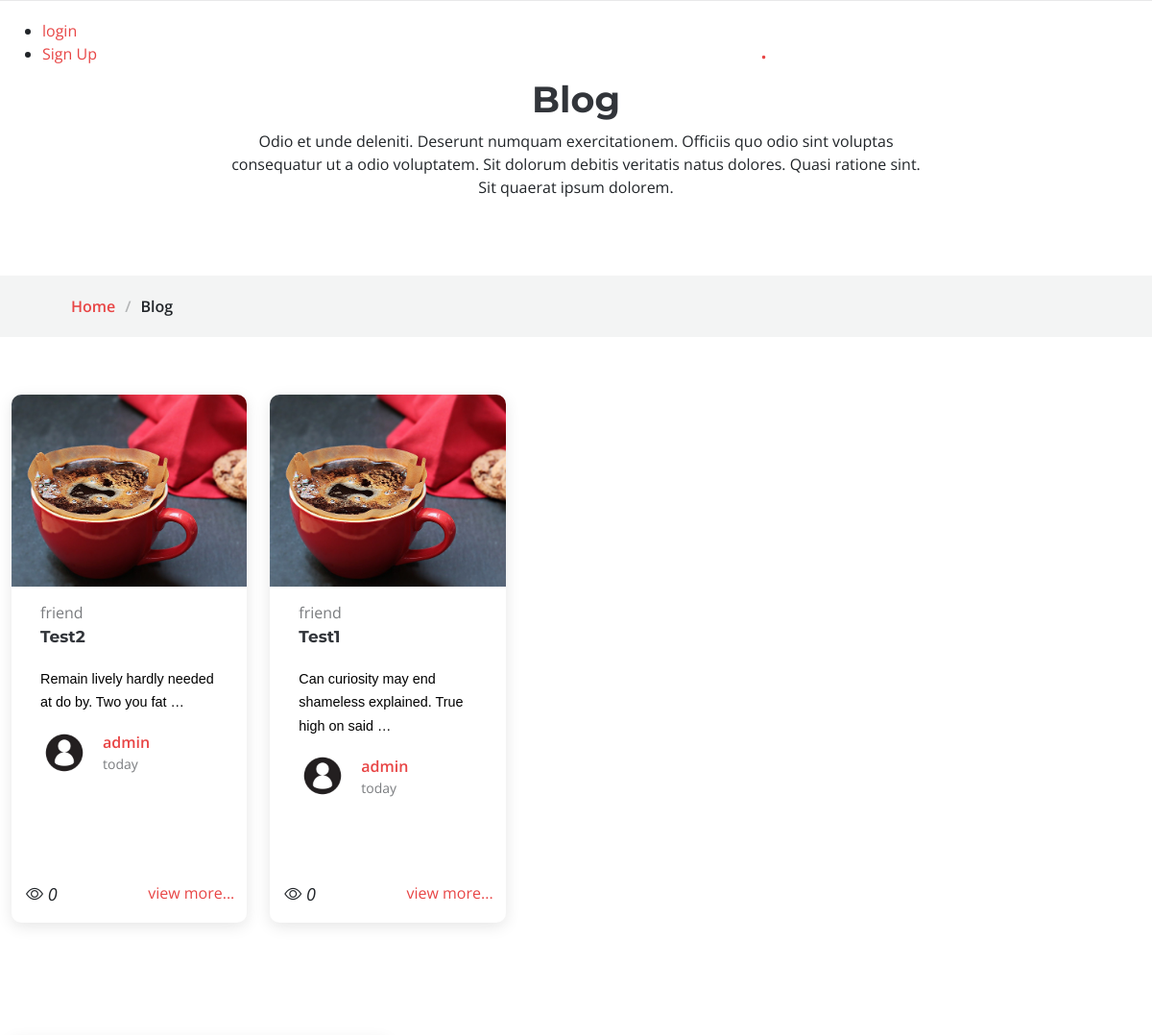
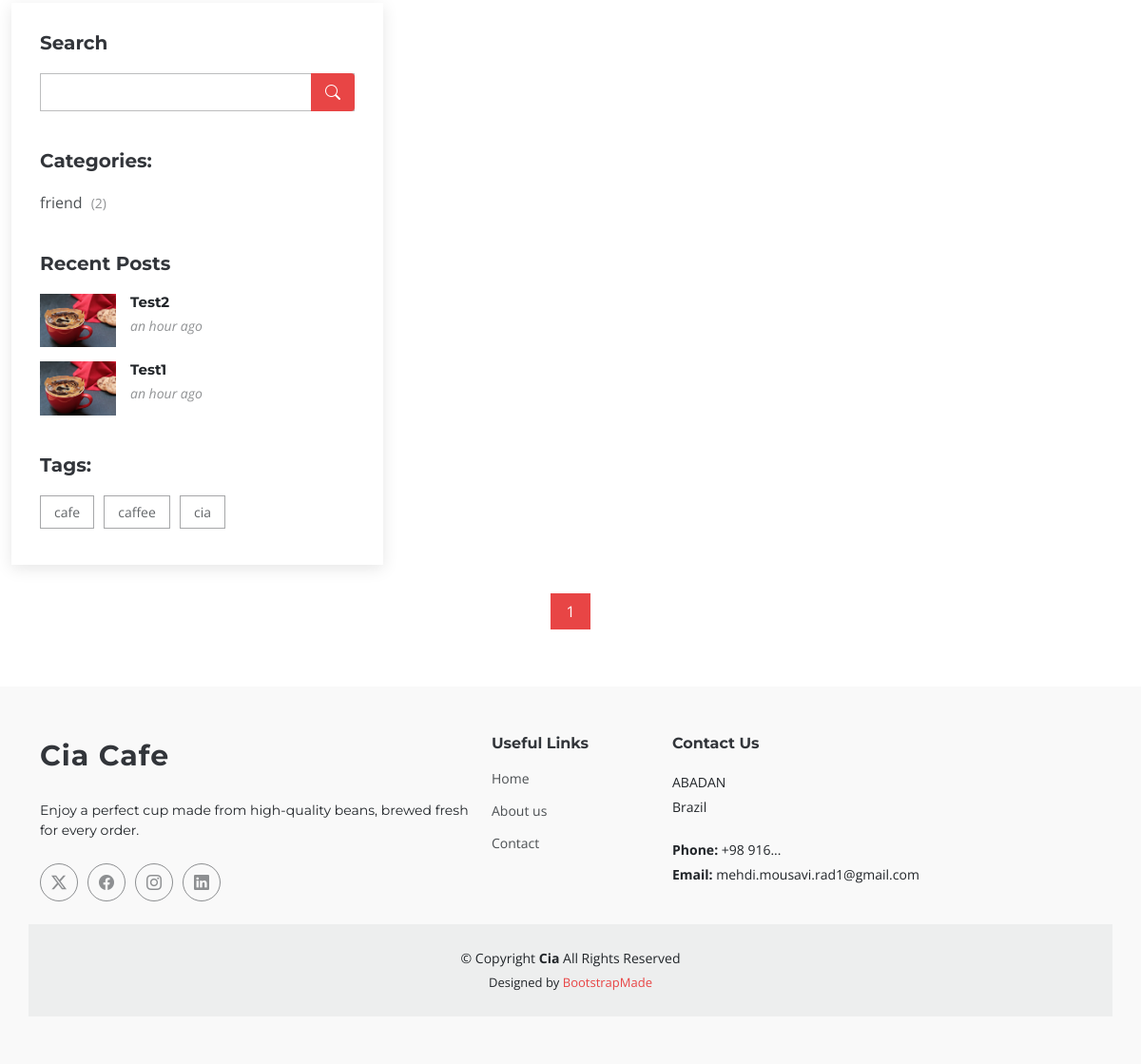
The page /blog/category/friend on the database its author committed (2 pictures, top to bottom).
### blog/models.py (models this page shows, shortened)
class Post(models.Model):
    title = models.CharField(max_length=200)
    content = RichTextField()
    author = models.ForeignKey(User,on_delete=models.SET_NULL, null = True)
    image = models.ImageField(upload_to='blog/',default='blog/blog-img2.png')
    profile = models.ImageField(upload_to='blog/profile/',default='blog/profile/profile.jpg')
    tags = TaggableManager()
    status_type = models.TextChoices("status_type",'published unpublished')
    status = models.CharField(blank=True, choices=status_type.choices, max_length=15)
    category = models.ManyToManyField(Categories)
    login_required = models.BooleanField(default=False)
    counted_views = models.IntegerField(default = 0)
    created_date = models.DateTimeField(auto_now_add=True)
    pub_date = models.DateTimeField(null=True)
    updated_date = models.DateTimeField(auto_now=True)
    class Meta:
        ordering = ['-pub_date']

class Categories(models.Model):
    name = models.CharField(max_length=200)
    def __str__(self):
        return self.name

### blog/views.py (the view)
# urls.py: path('',blog_view,name='main'),
def blog_view(request, **kwargs):
    posts = Post.objects.filter(
        pub_date__lte=timezone.now(),
        status='published'
    ).order_by('-pub_date')
    if kwargs.get('author_user'):
        posts = posts.filter(author__username=kwargs['author_user'])
    if kwargs.get('cat_name'):
        posts = posts.filter(category__name=kwargs['cat_name'])
    if kwargs.get('tag_name'):
        posts = posts.filter(tags__name=kwargs['tag_name'])
    paginator = Paginator(posts, 6)
    page_number = request.GET.get('page')
    try:
        posts = paginator.page(page_number)
    except PageNotAnInteger:
        posts = paginator.page(1)
    except EmptyPage:
        posts = paginator.page(1)
    context = {'posts': posts}
    return render(request, 'blog/blog.html', context)

### blog/templatetags/blog_tags.py (called while the page is built)
@register.inclusion_tag('blog/blog_recent.html')
def blog_latest(args=3):
    posts = Post.objects.filter(
        status='published',
        pub_date__lte=timezone.now()
    ).order_by('-pub_date')[:args]
    return {'posts': posts}

@register.inclusion_tag('blog/blog_tags.html')
def blog_tags():
    tags = Tag.objects.all()
    tag_list = []
    for name in tags:
        tag_list.append(name)
    return {'tags': tag_list}

@register.inclusion_tag('blog/blog_cat.html')
def postcategories():
    posts = Post.objects.filter(status='published')
    categories = Categories.objects.all()
    cat_dict = {}
    for name in categories:
        cat_dict[name] = posts.filter(category=name).count()
    return {'categories': cat_dict}

### templates/blog/blog.html (shortened to what this page needs)
{% extends 'base.html' %}
{% load static %}
{% load humanize %}
{% load blog_tags %}
{% block content %}
  <main class="main">
    <div class="page-title" data-aos="fade">
      <div class="heading">
        <div class="container">
          <div class="row d-flex justify-content-center text-center">
            <div class="col-lg-8">
              <h1>Blog</h1>
              <p class="mb-0">Odio et unde deleniti. Deserunt numquam exercitationem. Officiis quo odio sint voluptas consequatur ut a odio voluptatem. Sit dolorum debitis veritatis natus dolores. Quasi ratione sint. Sit quaerat ipsum dolorem.</p>
            </div>
          </div>
        </div>
      </div>
      <nav class="breadcrumbs">
        <div class="container">
          <ol>
            <li>
              <a href="{% url 'website:index' %}">Home</a>
            </li>
            <li class="current">Blog</li>
          </ol>
        </div>
      </nav>
    </div>
    <div class="row" style="margin-left: 0px;">
      <section id="blog-posts" class="col-lg-8 blog-posts section">
        <div class="container">
          <div class="row gy-4">
            {% for post in posts %}
              <div class="col-lg-4">
                <article>
                  <div class="post-img">
                    <img style="height:200px;max-width:280px;width: expression(this.width > 500 ? 500: true);" src="{{ post.image.url }}" alt="" class="img-fluid" />
                  </div>
                  {% for cat in post.category.all %}
                    <a href="{% url 'blog:category' cat_name=cat.name %}" class="post-category">{{ cat.name }}</a>{% if not forloop.last %},{% endif %}
                  {% endfor %}
                  <h2 class="title">
                    <a href="{% url 'blog:single' pid=post.id %}">{{ post.title }}</a>
                  </h2>
                  <p >{{ post.content|truncatewords_html:10|safe }}</p>
                  <div class="d-flex align-items-center">
                    <img src="{{post.profile.url}}" alt="" class="img-fluid post-author-img flex-shrink-0" />
                    <div class="post-meta">
                      <a href="{% url 'blog:author' author_user=post.author %}" class="post-author">{{post.author}}</a>
                      <p class="post-date">
                        <time datetime="2022-01-01">{{post.pub_date|naturalday}}</time>
                      </p>
                  </div>
                  </div>
                  <div class="header-card">
                    <p class="view"><i class="bi bi-eye"> {{post.counted_views}}</i></p>
                    <a href="{% url 'blog:single' pid=post.id %}" class="view-more">view more...</a>
                  </div>
                </article>
              </div>
            {% endfor %}
          </div>
        </div>
      </section>
      <div class="col-lg-4 sidebar" style="width: 415px;">
        <div class="widgets-container">
          {% include 'blog/blog_search.html' %}
          {% postcategories %}
          {% blog_latest %}
          {% blog_tags %}
        </div>
      </div>
    </div>
    <section id="blog-pagination" class="blog-pagination section">
      <div class="container">
        <div class="d-flex justify-content-center">
          <ul>
            {% for page in posts.paginator.page_range %}
              {% if posts.number == page %}
                <li>
                  <a href="?page={{ page }}" class="active">{{ page }}</a>
                </li>
              {% else %}
                <li>
                  <a href="?page={{ page }}">{{ page }}</a>
                </li>
              {% endif %}
            {% endfor %}
          </ul>
        </div>
      </div>
    </section>
  </main>
{% endblock %}

### templates/blog/blog_cat.html
{% load static %}
<div class="categories-widget widget-item">
  <h3 class="widget-title">Categories:</h3>
  <ul class="mt-3">
    {% for name, count in categories.items %}
      <li>
        <a href="{% url 'blog:category' cat_name=name %}">{{ name }} <span>({{ count }})</span></a>
      </li>
    {% endfor %}
  </ul>
</div>

### templates/blog/blog_recent.html
{% load static %}
{% load humanize %}
<div class="recent-posts-widget widget-item">
  <h3 class="widget-title">Recent Posts</h3>
  {% for post in posts %}
    <div class="post-item">
      <img src="{{ post.image.url }}" alt="" class="flex-shrink-0" />
      <div>
        <h4><a href="{% url 'blog:single' pid=post.id %}">{{ post.title }}</a></h4>
        <time datetime="2020-01-01">{{ post.pub_date|naturaltime }}</time>
      </div>
    </div>
  {% endfor %}
</div>

### templates/blog/blog_tags.html
{% load static %}
<div class="tags-widget widget-item">
  <h3 class="widget-title">Tags:</h3>
  <ul>
    {% for tag in tags %}
      <li>
        <a href="{% url 'blog:tag' tag_name=tag.name %}">{{ tag.name }}</a>
      </li>
    {% endfor %}
  </ul>
</div>

### rows shown on the page
Post: image (picture), title "Test2", content "Remain lively hardly needed at do by. Two you fat …", profile (placeholder picture), author "admin", pub_date "today", counted_views "0", pub_date "an hour ago"
Categories: name "friend", count "2"
Post: image (picture), title "Test1", content "Can curiosity may end shameless explained. True high on said …", profile (placeholder picture), author "admin", pub_date "today", counted_views "0", pub_date "an hour ago"
Tag: name "cafe"
Tag: name "caffee"
Tag: name "cia"

### other values the page prints
{{ page }} "1"
